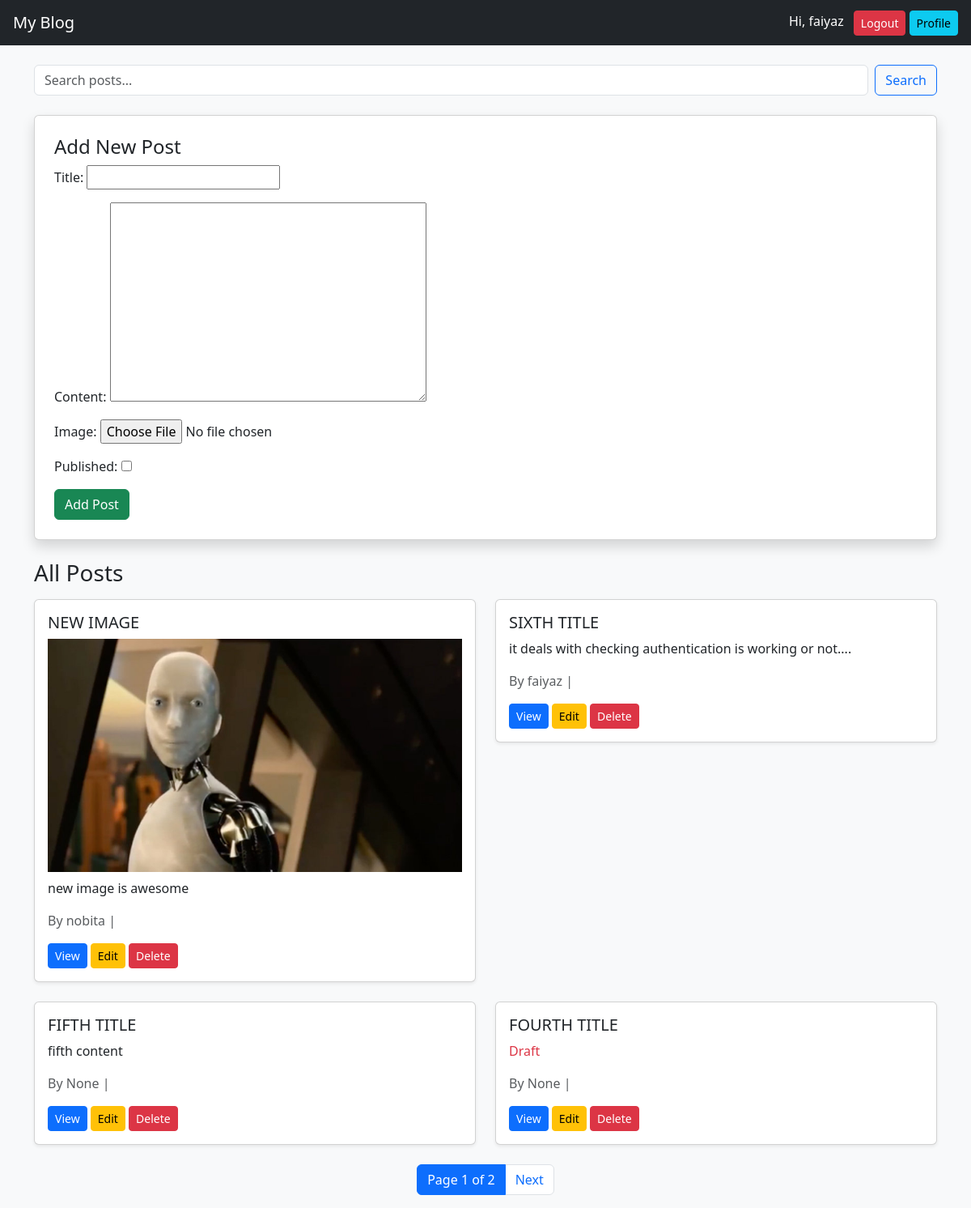
The app's page / (signed in) with its own data.
### blog/models.py (models this page shows, shortened)
class Post(models.Model):
    title = models.CharField(max_length=200)
    content = models.TextField()
    published = models.BooleanField(default=False)
    created = models.DateTimeField(auto_now_add=True)
    author = models.ForeignKey(User, on_delete=models.CASCADE, null=True)
    image = models.ImageField(upload_to='post_images/', blank=True, null=True)

### blog/views.py (the view, shortened to what this page needs)
# urls.py: path('', views.home, name='home'),
@login_required
def home(request):
    query = request.GET.get('q')
    post_list = Post.objects.all().order_by('-created')
    if query:
        post_list = post_list.filter(title__icontains=query)
    paginator = Paginator(post_list, 4)  # 4 posts per page
    page_number = request.GET.get('page')
    posts = paginator.get_page(page_number)
    form = PostForm()
    return render(request, 'blog/home.html', {
        'posts': posts,
        'form': form
    })

### blog/forms.py
class PostForm(forms.ModelForm):
    class Meta:
        model = Post
        fields = ['title', 'content','image', 'published']

### blog/templates/blog/home.html (shortened to what this page needs)
{% extends 'blog/base.html' %}
{% block content %}
<div class="mb-4">
    <form method="GET" class="d-flex">
        <input type="text" name="q" class="form-control me-2" placeholder="Search posts...">
        <button class="btn btn-outline-primary">Search</button>
    </form>
</div>
<div class="card shadow p-4 mb-4">
    <h4>Add New Post</h4>
    <form method="POST" enctype="multipart/form-data">
        {{ form.as_p }}
        <button class="btn btn-success">Add Post</button>
    </form>
</div>
<h3 class="mb-3">All Posts</h3>
<div class="row">
    {% for post in posts %}
    <div class="col-md-6">
        <div class="card shadow-sm mb-4">
            <div class="card-body">
                <h5 class="card-title">{{ post.title|upper }}</h5>
                {% if post.image %}
                <img src="{{ post.image.url }}" class="img-fluid mb-2">
                {% endif %}
                {% if post.published %}
                    <p class="card-text">
                        {{ post.content|truncatewords:15 }}
                    </p>
                {% else %}
                    <p class="text-danger">Draft</p>
                {% endif %}
                <p class="text-muted">
                    By {{ post.author }} | {{ post.created_at|date:"M d, Y" }}
                </p>
                <a href="{% url 'post_detail' post.id %}" class="btn btn-primary btn-sm">View</a>
                <a href="{% url 'edit_post' post.id %}" class="btn btn-warning btn-sm">Edit</a>
                <a href="{% url 'delete_post' post.id %}" class="btn btn-danger btn-sm">Delete</a>
            </div>
        </div>
    </div>
    {% empty %}
        <p>No posts available</p>
    {% endfor %}
</div>
<nav>
    <ul class="pagination justify-content-center">
        <li class="page-item active">
            <span class="page-link">
                Page {{ posts.number }} of {{ posts.paginator.num_pages }}
            </span>
        </li>
        {% if posts.has_next %}
            <li class="page-item">
                <a class="page-link" href="?page={{ posts.next_page_number }}">Next</a>
            </li>
        {% endif %}
    </ul>
</nav>
{% endblock %}

### blog/templates/blog/base.html (shortened to what this page needs)
<!DOCTYPE html>
<html>
<head>
    <link href="https://cdn.jsdelivr.net/npm/bootstrap@5.3.0/dist/css/bootstrap.min.css" rel="stylesheet">
</head>
<body class="bg-light">
<nav class="navbar navbar-dark bg-dark px-3">
    <a class="navbar-brand" href="/">My Blog</a>
    <div>
        {% if user.is_authenticated %}
            <span class="text-white me-2">Hi, {{ user.username }}</span>
            <form method="POST" action="{% url 'logout' %}" style="display:inline;">
                <button class="btn btn-danger btn-sm">Logout</button>
                <a href="{% url 'profile' %}" class="btn btn-info btn-sm">Profile</a>
            </form>
        {% else %}
            <a href="{% url 'login' %}" class="btn btn-primary btn-sm">Login</a>
            <a href="{% url 'register' %}" class="btn btn-success btn-sm">Register</a>
        {% endif %}
    </div>
</nav>
<div class="container mt-4">
    {% block content %}{% endblock %}
</div>
</body>
</html>

### records on screen
Post: title "NEW IMAGE", image (picture), content "new image is awesome", author "nobita"
Post: title "SIXTH TITLE", content "it deals with checking authentication is working or not....", author "faiyaz"
Post: title "FIFTH TITLE", content "fifth content", author "None"
Post: title "FOURTH TITLE", published "Draft", author "None"

### other values on screen
{{ user.username }} "faiyaz"
{{ posts.number }} "1"
{{ posts.paginator.num_pages }} "2"
